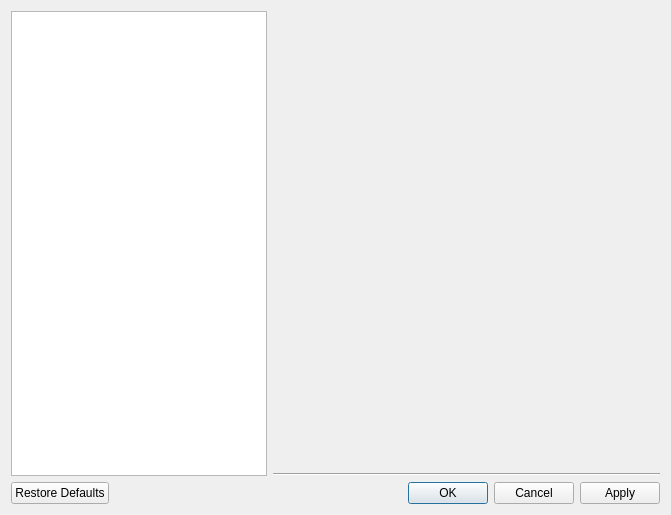
<?xml version="1.0" encoding="UTF-8"?>
<ui version="4.0">
 <class>WkfPreferencesDialog</class>
 <widget class="QDialog" name="WkfPreferencesDialog">
  <property name="geometry">
   <rect>
    <x>0</x>
    <y>0</y>
    <width>671</width>
    <height>515</height>
   </rect>
  </property>
  <property name="windowTitle">
   <string>Preferences</string>
  </property>
  <property name="modal">
   <bool>false</bool>
  </property>
  <layout class="QVBoxLayout" name="verticalLayout_2">
   <item>
    <layout class="QHBoxLayout" name="horizontalLayout">
     <item>
      <widget class="QTreeWidget" name="treeWidget">
       <property name="sizePolicy">
        <sizepolicy hsizetype="Minimum" vsizetype="Expanding">
         <horstretch>0</horstretch>
         <verstretch>0</verstretch>
        </sizepolicy>
       </property>
       <attribute name="headerVisible">
        <bool>false</bool>
       </attribute>
       <column>
        <property name="text">
         <string notr="true">1</string>
        </property>
       </column>
      </widget>
     </item>
     <item>
      <layout class="QVBoxLayout" name="verticalLayout">
       <item>
        <widget class="QStackedWidget" name="stackedWidget">
         <property name="sizePolicy">
          <sizepolicy hsizetype="Preferred" vsizetype="Preferred">
           <horstretch>3</horstretch>
           <verstretch>0</verstretch>
          </sizepolicy>
         </property>
         <property name="currentIndex">
          <number>-1</number>
         </property>
        </widget>
       </item>
       <item>
        <widget class="Line" name="line">
         <property name="orientation">
          <enum>Qt::Horizontal</enum>
         </property>
        </widget>
       </item>
      </layout>
     </item>
    </layout>
   </item>
   <item>
    <widget class="QDialogButtonBox" name="buttonBox">
     <property name="standardButtons">
      <set>QDialogButtonBox::Apply|QDialogButtonBox::Cancel|QDialogButtonBox::Ok|QDialogButtonBox::RestoreDefaults</set>
     </property>
    </widget>
   </item>
  </layout>
 </widget>
 <resources/>
 <connections/>
</ui>
